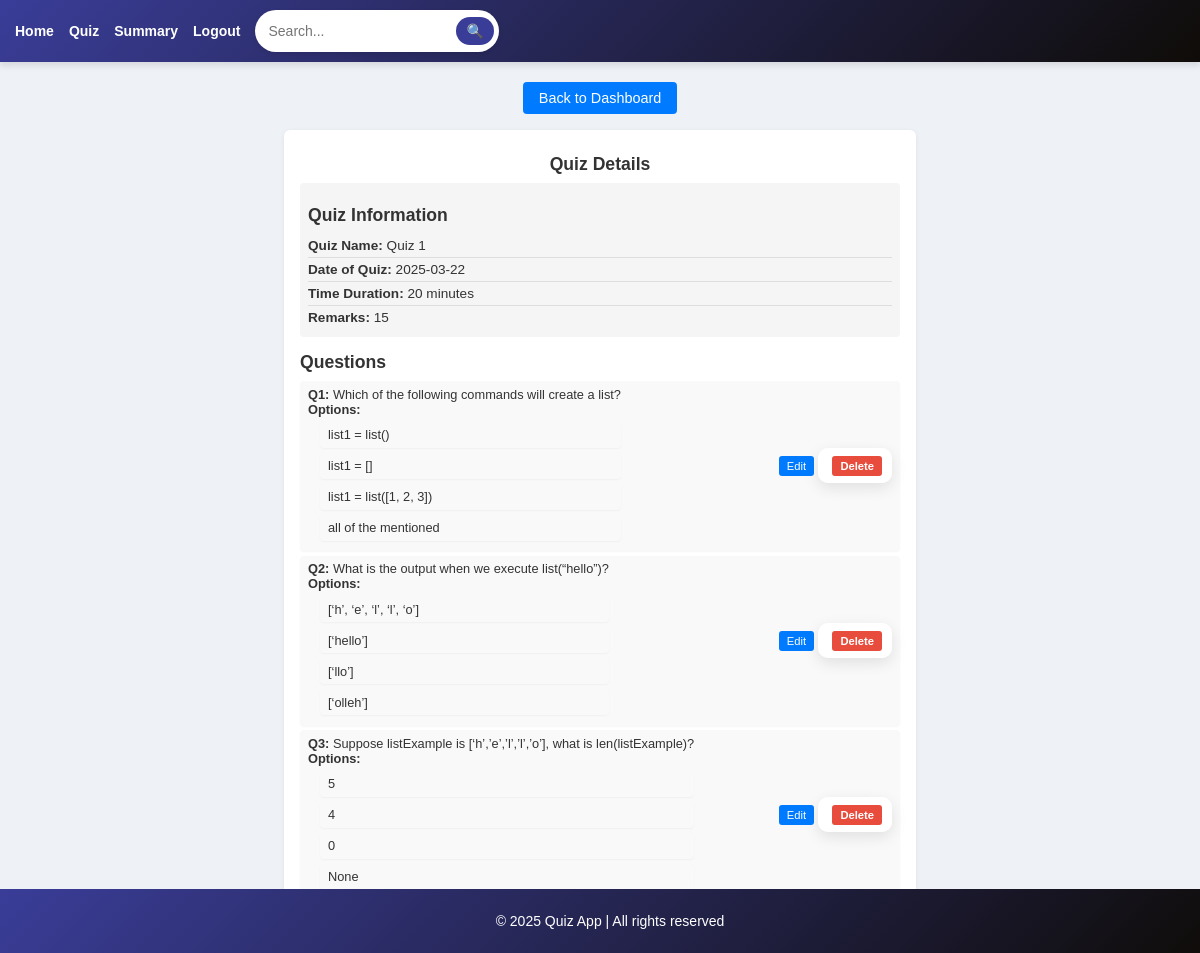
Screenshot of /quiz/2 with the database file from the repository.
### models.py (models this page shows, shortened)
class Quiz(db.Model):
    __tablename__ = 'quiz'
    id = db.Column(db.Integer, primary_key=True)
    chapter_id = db.Column(db.Integer, db.ForeignKey('chapters.id'), nullable=False)
    name = db.Column(db.String(225), unique=True, nullable=False)
    date_of_quiz = db.Column(db.Date, nullable=True)
    time_duration = db.Column(db.Integer, nullable=True)
    remarks = db.Column(db.String(255), nullable=True)
    chapter = db.relationship('Chapter', back_populates='quizzes')
    scores = db.relationship('Score', backref='quiz', lazy=True)

class Question(db.Model):
    __tablename__ = 'questions'
    id = db.Column(db.Integer, primary_key=True)
    question_statement = db.Column(db.String, nullable=False)
    option1 = db.Column(db.String, nullable=False)
    option2 = db.Column(db.String, nullable=False)
    option3 = db.Column(db.String, nullable=False)
    option4 = db.Column(db.String, nullable=False)
    correct_answer = db.Column(db.String, nullable=False)
    chapter_id = db.Column(db.Integer, db.ForeignKey('chapters.id'), nullable=False)
    chapter = db.relationship("Chapter", back_populates="questions")

### app.py (the view)
@app.route('/quiz/<int:quiz_id>', methods=['GET'])
def view_quiz(quiz_id):
    quiz = Quiz.query.filter_by(id=quiz_id).first()
    if not quiz:
        return "Quiz not found", 404
    questions = Question.query.filter_by(chapter_id=quiz.chapter_id).all()
    return render_template('view_quiz.html', quiz=quiz, questions=questions)

### templates/view_quiz.html (shortened to what this page needs)
{% extends 'base.html' %}
{% block content %}
<div class="text-center">
    <a href="{{ url_for('admin_dashboard') }}" class="btn btn-primary">Back to Dashboard</a>
</div>
<div class="container">
    <h1 class="text-center">Quiz Details</h1>
    <div class="quiz-details">
        <h2>Quiz Information</h2>
        <ul>
            <li><strong>Quiz Name:</strong> {{ quiz.name }}</li>
            <li><strong>Date of Quiz:</strong> {{ quiz.date_of_quiz }}</li>
            <li><strong>Time Duration:</strong> {{ quiz.time_duration }} minutes</li>
            <li><strong>Remarks:</strong> {{ quiz.remarks }}</li>
        </ul>
    </div>
    <h2>Questions</h2>
    <div class="questions-list">
        <ul>
            {% for question in questions %}
                <li>
                    <div>
                        <strong>Q{{ loop.index }}:</strong> {{ question.question_statement }}<br>
                        <strong>Options:</strong>
                        <ul>
                            <li>{{ question.option1 }}</li>
                            <li>{{ question.option2 }}</li>
                            <li>{{ question.option3 }}</li>
                            <li>{{ question.option4 }}</li>
                        </ul>
                    </div>
                    <div>
                        <a href="{{ url_for('edit_question', question_id=question.id) }}" class="btn-sm btn-warning">Edit</a>
                        <form method="POST" action="{{ url_for('delete_question', question_id=question.id) }}" style="display: inline;">
                            <button type="submit" class="btn-sm btn-danger" onclick="return confirm('Delete this question?');">Delete</button>
                        </form>
                    </div>
                </li>
            {% endfor %}
        </ul>
    </div>
</div>
{% endblock %}

### templates/base.html (style rules this page uses)
form { background: white; padding: 10px; border-radius: 10px; box-shadow: 0px 5px 15px rgba(0, 0, 0, 0.1); }
button { font-size: 14px; font-weight: bold; padding: 8px 12px; }
body { font-family: 'Poppins', Arial, sans-serif; margin: 0; padding: 0; background-color: #eef1f6; color: #333; }

### templates/view_quiz.html (style rules this page uses)
.container { max-width: 600px; margin: 1rem auto; background: #fff; border-radius: 6px; padding: 0.75rem 1rem; box-shadow: 0 1px 4px rgba(0, 0, 0, 0.08); text-align: left; }
.container h1, .container h2 { color: #333; margin-bottom: 0.5rem; font-size: 1.1rem; }
.quiz-details { background-color: #f5f5f5; padding: 0.5rem; border-radius: 4px; margin-bottom: 0.75rem; }
.quiz-details ul { list-style: none; padding: 0; margin: 0; }
.quiz-details li { padding: 0.25rem 0; border-bottom: 1px solid #ddd; font-size: 0.85rem; }
.quiz-details li:last-child { border-bottom: none; }
.questions-list ul { list-style: none; padding: 0; margin: 0; }
.questions-list li { background: #f9f9f9; margin-bottom: 0.3rem; padding: 0.35rem 0.5rem; border-radius: 4px; box-shadow: 0 1px 2px rgba(0, 0, 0, 0.04); font-size: 0.8rem; display: flex; align-items: center; justify-content: space-between; }
.questions-list li ul { list-style: disc; padding-left: 0.75rem; margin: 0.3rem 0 0 0; }
.btn-sm { display: inline-block; padding: 0.25rem 0.5rem; font-size: 0.7rem; border: none; border-radius: 3px; cursor: pointer; text-decoration: none; margin-left: 0.3rem; }
.btn-warning { background-color: #007BFF; color: #fff; transition: background-color 0.3s ease; }
.btn-danger { background-color: #e74c3c; color: #fff; transition: background-color 0.3s ease; }
.text-center { text-align: center; }
.btn { display: inline-block; padding: 0.5rem 1rem; background-color: #007BFF; color: #fff; text-decoration: none; border-radius: 4px; transition: background-color 0.3s ease; font-size: 0.9rem; }

### rows the page displays
Quiz: name "Quiz 1", date_of_quiz "2025-03-22", time_duration "20", remarks "15"
Question: question_statement "Which of the following commands will create a list?", option1 "list1 = list()", option2 "list1 = []", option3 "list1 = list([1, 2, 3])", option4 "all of the mentioned"
Question: question_statement "What is the output when we execute list(“hello”)?", option1 "[‘h’, ‘e’, ‘l’, ‘l’, ‘o’]", option2 "[‘hello’]", option3 "[‘llo’]", option4 "[‘olleh’]"
Question: question_statement "Suppose listExample is [‘h’,’e’,’l’,’l’,’o’], what is len(listExample)?", option1 "5", option2 "4", option3 "0", option4 "None"
